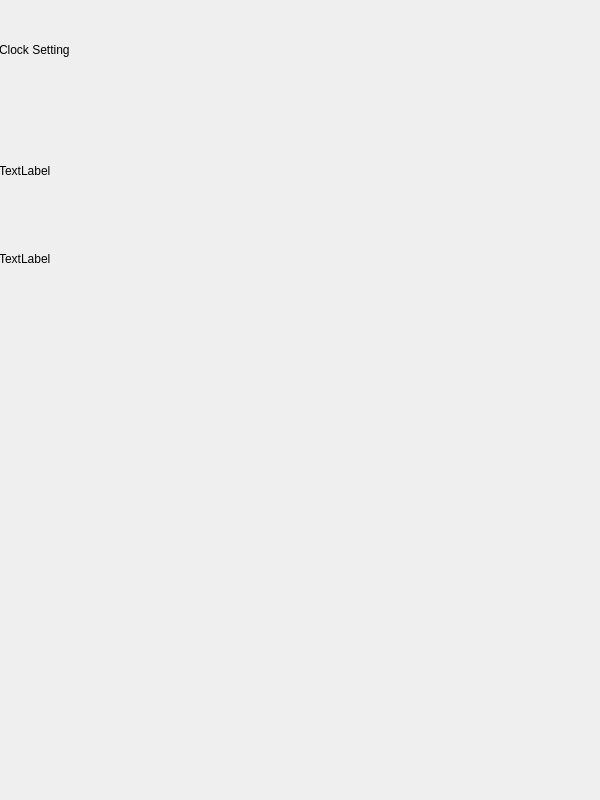
<?xml version="1.0" encoding="UTF-8"?>
<ui version="4.0">
 <class>Timer</class>
 <widget class="QWidget" name="Timer">
  <property name="geometry">
   <rect>
    <x>0</x>
    <y>0</y>
    <width>600</width>
    <height>800</height>
   </rect>
  </property>
  <property name="minimumSize">
   <size>
    <width>600</width>
    <height>800</height>
   </size>
  </property>
  <property name="windowTitle">
   <string>Form</string>
  </property>
  <widget class="QWidget" name="verticalLayoutWidget">
   <property name="geometry">
    <rect>
     <x>-1</x>
     <y>129</y>
     <width>601</width>
     <height>171</height>
    </rect>
   </property>
   <layout class="QVBoxLayout" name="verticalLayout">
    <item>
     <widget class="QLabel" name="clockLab">
      <property name="text">
       <string>TextLabel</string>
      </property>
     </widget>
    </item>
    <item>
     <widget class="QLabel" name="expLab">
      <property name="text">
       <string>TextLabel</string>
      </property>
     </widget>
    </item>
   </layout>
  </widget>
  <widget class="QWidget" name="horizontalLayoutWidget">
   <property name="geometry">
    <rect>
     <x>-1</x>
     <y>-1</y>
     <width>601</width>
     <height>101</height>
    </rect>
   </property>
   <layout class="QHBoxLayout" name="horizontalLayout_2">
    <item>
     <widget class="QLabel" name="titleLab">
      <property name="text">
       <string>Clock Setting</string>
      </property>
     </widget>
    </item>
   </layout>
  </widget>
 </widget>
 <resources/>
 <connections/>
</ui>
